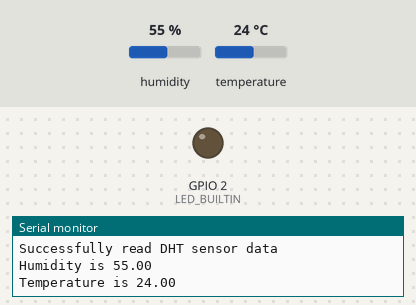
The sketch below on a simulated ESP32. On the bench: output pins drawn as LEDs (lit = HIGH), the last lines printed to the serial monitor. The inputs (shaded band) are chosen by the test bench; at power-on: humidity 55 %, temperature 24 °C. WiFi joins after 1.5 s; servers stay silent unless stated; random numbers use the default seed unless the sketch sets one.

Above: at 14.1 s.
At 21.9 s:
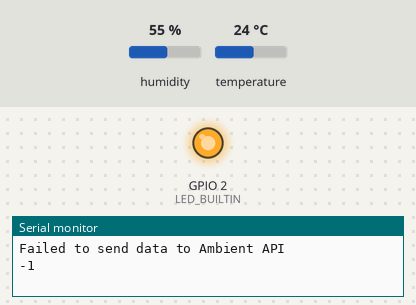
Timing chart, 0 to 27.6 s (numbered marks = the images above):
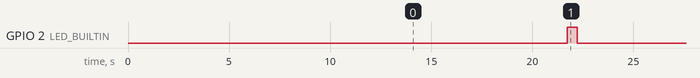

Measured:
- by itself, GPIO 2 (LED_BUILTIN): alternates HIGH for 0.50 s and LOW for 15.7 s

The sketch:

dht.ino
```cpp
#include "DHT.h"
#include "WiFi.h"
#include "HTTPClient.h"
#include "WiFiMulti.h"

WiFiMulti wifiMulti;

int LED_BUILTIN = 2; //Built-in Blue LED

#define DHTPIN 4        // Digital pin we're connected to on ESP32
#define DHTTYPE DHT11   // DHT 11

DHT dht(DHTPIN, DHTTYPE);
char payload[512];

int status = WL_IDLE_STATUS;

String hstring;
String tstring;
HTTPClient http;
String apiUrl;
String randomUid;

void apistatus(int blinks) {

  for (int i=1; i <= blinks; i++){
    digitalWrite(LED_BUILTIN, HIGH);
    delay(500);
    digitalWrite(LED_BUILTIN, LOW);
    delay(500);
  }

}

// Code here runs only once
void setup() {

  Serial.begin(115200);
  pinMode (LED_BUILTIN, OUTPUT);
  delay(5000);


  //Multiple wifi access points can be added
  wifiMulti.addAP("dummy access point", "dummy password");

  Serial.print("Attempting to connect to Wifi");
  if(wifiMulti.run() == WL_CONNECTED) {
  //while (status != WL_CONNECTED) {
     Serial.println("");
     Serial.println("WiFi connected");
     Serial.print("IP address: ");
     Serial.println(WiFi.localIP());
  }

  Serial.println("Connected to wifi");

  //generate random number
  randomUid = String(random(0, 100000));

  //Initialize the DHT11 sensor
  dht.begin();

}

// Main code here runs repeatedly
void loop() {

  delay(5000);

  // Reading temperature or humidity takes about 250 milliseconds!
  // Sensor readings may also be up to 5 seconds 'old'
  float h = dht.readHumidity();
  // Read temperature as Celsius (the default)
  float t = dht.readTemperature();
  // Read temperature as Fahrenheit (isFahrenheit = true)
  // float f = dht.readTemperature(true);

  if (isnan(h) || isnan(t)) {
      Serial.println("Failed to read from DHT temperature and humidity sensor!");
  }
  else {
      Serial.println("Successfully read DHT sensor data");
      Serial.print("Humidity is ");
      hstring = "";
      hstring += h;
      Serial.println(hstring);
      Serial.print("Temperature is ");
      tstring = "";
      tstring += t;
      Serial.println(tstring);

      delay(5000);
      apiUrl = "";

      //static ip from home wifi
      //api url
      apiUrl += "http://dummy api url:8081/api/ambience/";


      apiUrl += "esp32-wroom-" + randomUid + "/";
      apiUrl += "20000";
      apiUrl += "/" + tstring;
      apiUrl += "/C/";
      apiUrl += hstring;
      apiUrl += "/room";

      Serial.println(apiUrl);
      delay(5000);

      //set http timeout to 30 seconds
      http.setTimeout(30000);
      http.begin(apiUrl);

      int httpCode = http.GET();
      if(httpCode == 200) {
        Serial.println("Successfully sent data to Ambient API");
        apistatus(5);

      } else {
        Serial.println("Failed to send data to Ambient API");
        Serial.println(httpCode);
        apistatus(1);
      }

      http.end();

      //yield control to background utility tasks of esp8266
      yield();

      //sprintf(payload,"Humidity:%f  Temperature:%f'C",h,t); // Create the payload for publishing
  }

}
```
